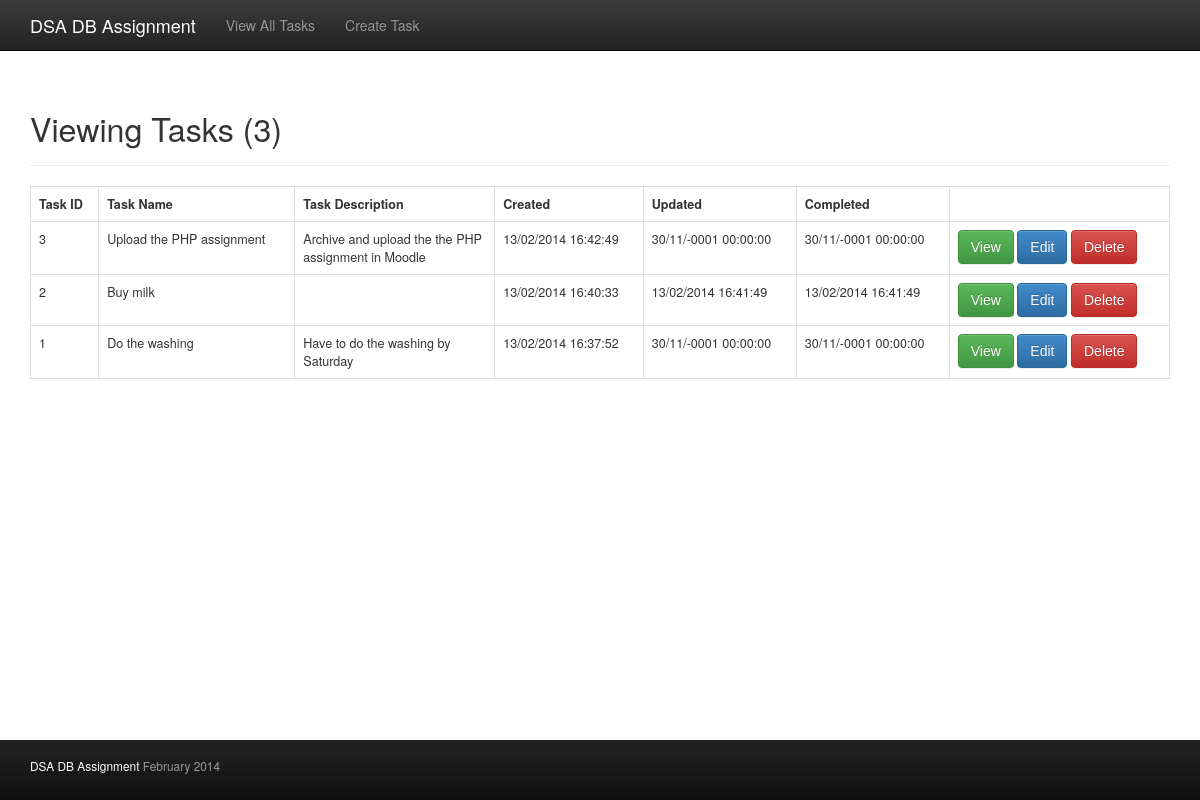
/Gareth/task/view-all-tasks.php, run on the app's committed database.
### tables this page shows
CREATE TABLE IF NOT EXISTS `tasks` (
  `id` int(10) unsigned NOT NULL AUTO_INCREMENT,
  `name` varchar(200) NOT NULL,
  `description` varchar(255) NOT NULL,
  `created_at` datetime NOT NULL,
  `updated_at` datetime NOT NULL,
  `completed_at` datetime NOT NULL,
  PRIMARY KEY (`id`)
);

### Gareth/php/dbConn.inc.php (called while the page is built)
<?php
$dbServer   = 'localhost';
$dbUsername = 'root';
$dbPassword = '';
$dbName     = 'dsa_oop_web_app_assignment';
$dbCharset  = 'utf8';

### Gareth/php/classes/DB.class.php (called while the page is built, shortened)
<?php
class DB
{
	private $dbServer;
	private $dbUsername;
	private $dbPassword;
	private $dbName;
	private $dbCharset;
	protected $db;
	private function loadDbConfig()
	{
		require_once __DIR__ . '/../dbConn.inc.php';
		$this->dbServer   = $dbServer;
		$this->dbUsername = $dbUsername;
		$this->dbPassword = $dbPassword;
		$this->dbName     = $dbName;
		$this->dbCharset  = $dbCharset;
		return $this;
	}
	private function connect()
	{
		$this->db = new mysqli($this->dbServer, $this->dbUsername, $this->dbPassword, $this->dbName);
		$this->db->set_charset($this->dbCharset);
	}
	public function runPrepdStmt($sql, $boundParams = [])
	{
		if ( !($stmt = $this->db->prepare($sql)) ) {
			trigger_error("SQL Prepare failed: $sql");
			return false;
		}
		if ( !($stmt->execute()) ) {
			trigger_error("Execute failed: $stmt->errno Error: $stmt->error");
			return false;
		}
		$result = new stdClass();
		$result->affected_rows = $stmt->affected_rows;
		$result->insert_id = $stmt->insert_id;
		$meta = $stmt->result_metadata();
		if ($meta) {
			$fields = $meta->fetch_fields();
			foreach($fields as $field) {
				$result->fields[] = $field->name;
			}
		}
		$result->info = $stmt->get_result();
		$trace = debug_backtrace();
		$callingMethod = $trace[1]['function'];
		if (isset($result->info->num_rows)) {
			$result->data = ($callingMethod == 'getOne') ? $result->info->fetch_array(MYSQLI_ASSOC) : $result->info->fetch_all(MYSQLI_ASSOC);
		}
		return $result;
	}
}

### Gareth/php/classes/Tasks.class.php (called while the page is built, shortened)
<?php
class Task extends DB
{
	public function getAllTasks()
	{
		return $this->runPrepdStmt('SELECT * FROM tasks ORDER BY created_at DESC');
	}
}

### Gareth/task/view-all-tasks.php (the view, shortened to what this page needs)
<?php
require_once __DIR__ . '/../php/classes/Tasks.class.php';
$task = new Task;
$tasks = $task->getAllTasks();
?>
<!DOCTYPE html>
<html>
	<head>
		<?php require_once __DIR__ . '/../tpl/inc/head-section.inc.php' ?>
	</head>
	<body>
		<div id="wrap">
			<?php require_once __DIR__ . '/../tpl/inc/navbar.inc.php' ?>
			<article class="container">
				<div class="page-header">
					<h1>Viewing Tasks (<?= count($tasks->data) ?>)</h1>
				</div>
				<?php if (!empty($tasks->data) ) : ?>
					<table class="table table-bordered table-hover all-tasks">
						<tr>
							<th>Task ID</th>
							<th>Task Name</th>
							<th>Task Description</th>
							<th>Created</th>
							<th>Updated</th>
							<th>Completed</th>
							<th>&nbsp;</th>
						</tr>
						<?php foreach ($tasks->data as $taskData) : ?>
							<tr>
								<td><?= $taskData['id'] ?></td>
								<td><?= $taskData['name'] ?></td>
								<td width="200"><?= $taskData['description'] ?></td>
								<td><?= date('d/m/Y H:i:s', strtotime($taskData['created_at'])) ?></td>
								<td><?= strtotime($taskData['updated_at']) ? date('d/m/Y H:i:s', strtotime($taskData['updated_at'])) : 'N/A' ?></td>
								<td><?= strtotime($taskData['completed_at']) ? date('d/m/Y H:i:s', strtotime($taskData['completed_at'])) : '<span class="glyphicon glyphicon-remove"></span>' ?></td>
								<td>
									<a class="btn btn-success" href="task/view-task.php?task-id=<?= $taskData['id'] ?>" role="button">View</a>
									<a class="btn btn-primary" href="task/edit.php?task-id=<?= $taskData['id'] ?>" role="button">Edit</a>
									<a class="btn btn-danger" href="task/delete.php?task-id=<?= $taskData['id'] ?>" role="button">Delete</a>
								</td>
							</tr>
						<?php endforeach ?>
					</table>
				<?php else : ?>
					No tasks were created yet...
					<a class="btn btn-success btn-sm" href="task/create.php" target="_self" role="button">Create One?</a>
				<?php endif ?>
			</article>
		</div>
		<?php require_once __DIR__ . '/../tpl/inc/footer.inc.php' ?>
	</body>
</html>

### Gareth/tpl/inc/head-section.inc.php (shortened to what this page needs)
<link rel="stylesheet" href="../tpl/css/bootstrap.min.css">
<link rel="stylesheet" href="../tpl/css/bootstrap-theme.min.css">
<link rel="stylesheet" media="screen" href="../tpl/css/site.css">

### Gareth/tpl/inc/navbar.inc.php (shortened to what this page needs)
<div class="navbar navbar-inverse navbar-static-top" role="navigation">
	<div class="container">
		<div class="navbar-header">
			<span class="navbar-brand">DSA DB Assignment</span>
		</div>
		<div class="navbar-collapse collapse">
			<ul class="nav navbar-nav">
				<li><a href="task/view-all-tasks.php">View All Tasks</a></li>
				<li><a href="task/create.php">Create Task</a></li>
			</ul>
		</div>
	</div>
</div>

### Gareth/tpl/inc/footer.inc.php
<footer>
	<div class="container">
		<p>DSA DB Assignment <span class="text-muted">February 2014</span></p>
	</div>
</footer>

### Gareth/tpl/css/site.css (style rules this page uses)
html, body { height: 100%; }
#wrap { min-height: 100%; height: auto; margin: 0 auto -60px; padding: 0 0 60px; }
.navbar-brand { color: #fff !important; }
footer { height: 60px; font-size: 0.85em; background-color: #1b1b1b; background-image: -moz-linear-gradient(top, #222222, #111111); background-image: -webkit-gradient(linear, 0 0, 0 100%, from(#222222), to(#111111)); background-image: -webkit-linear-gradient(top, #222222, #111111); background-image: -o-linear-gradient(top, #222222, #111111); background-image: linear-gradient(to bottom, #222222, #111111); background-repeat: repeat-x; border-color: #252525; filter: progid:DXImageTransform.Microsoft.gradient(startColorstr='#ff222222', endColorstr='#ff111111', GradientType=0); }
footer .container { padding: 17px 0 0 0; }
footer .container p { color: #fff; }
#wrap > .container { padding: 0px 15px 0; }
.container .text-muted { margin: 20px 0; }
footer > .container { padding-left: 15px; padding-right: 15px; }
.page-header h1 { font-size: 2.3em; }
a.btn { font-family: Arial, sans-serif !important; font-weight: normal !important; }
table.all-tasks { font-size: 0.9em !important; }

### data on the page
tasks: id "3", name "Upload the PHP assignment", description "Archive and upload the the PHP assignment in Moodle", created_at "13/02/2014 16:42:49", updated_at "30/11/-0001 00:00:00", completed_at "30/11/-0001 00:00:00"
tasks: id "2", name "Buy milk", created_at "13/02/2014 16:40:33", updated_at "13/02/2014 16:41:49", completed_at "13/02/2014 16:41:49"
tasks: id "1", name "Do the washing", description "Have to do the washing by Saturday", created_at "13/02/2014 16:37:52", updated_at "30/11/-0001 00:00:00", completed_at "30/11/-0001 00:00:00"

### other printed values
count($tasks->data) "3"
